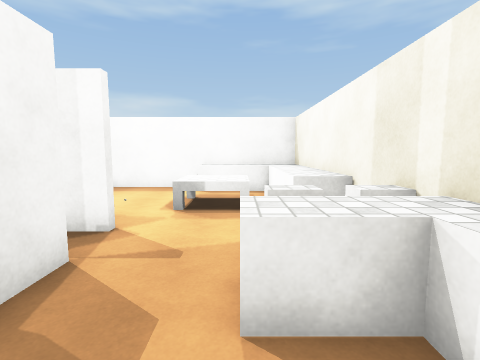
[1] (above)

12 first-person views from a walk through a Unity game level. The camera is 1.5 m above the floor, tilts 6° down and sees 85° across. The floor is counted in squares, 1 m on a side. Each view is taken from the middle of a square. On the plan, view 1 faces up. The plan holds only what a view shows up to about 14 squares ahead; the rest is blank. Surface patterns are stand-ins for the level's own textures.

[2]
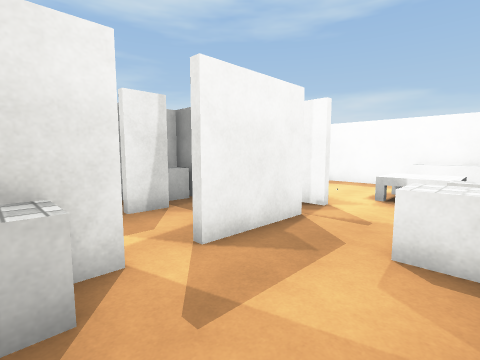

[3]
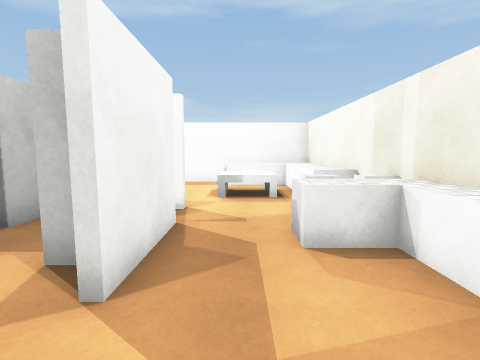

[4]
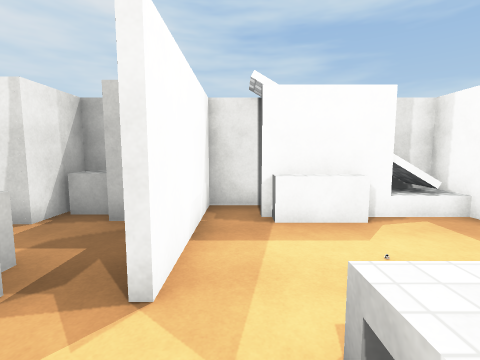

[5]
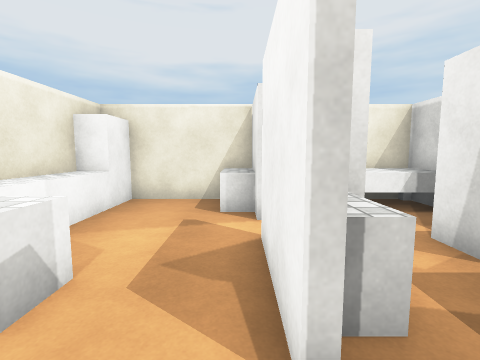

[6]
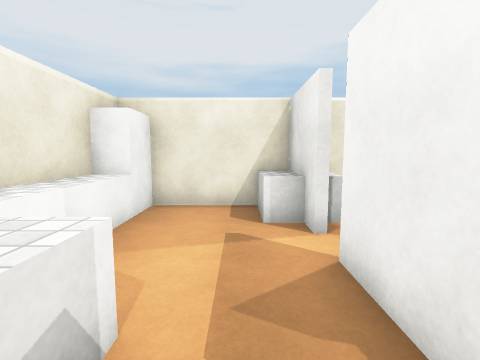

[7]
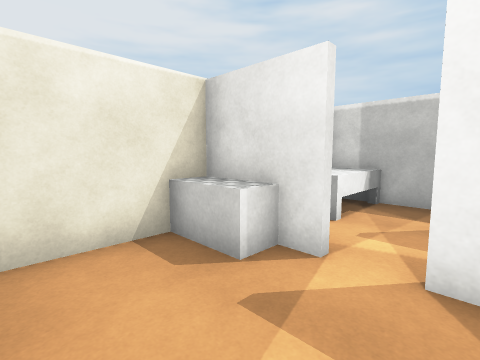

[8]
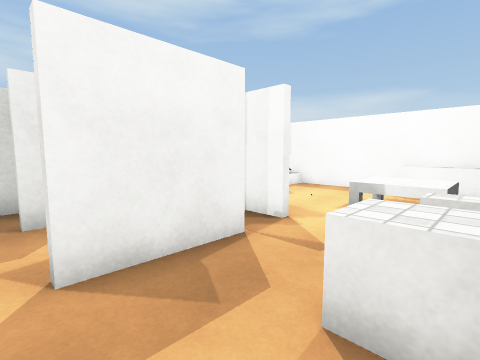

[9]
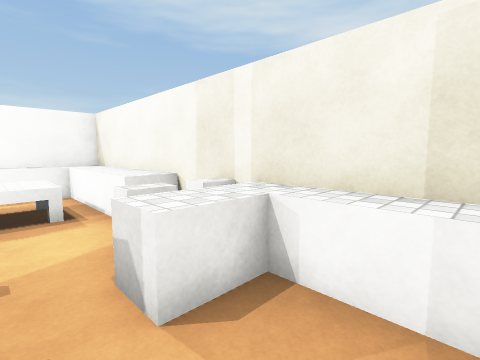

[10]
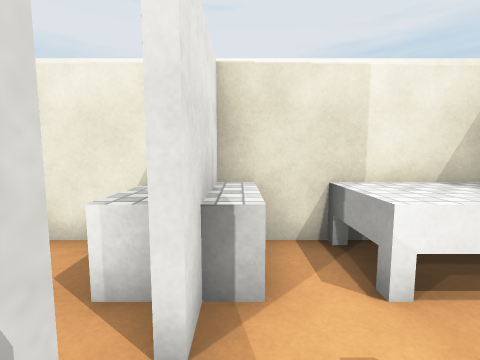

[11]
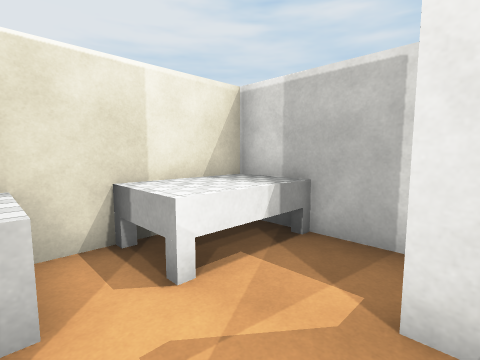

[12]
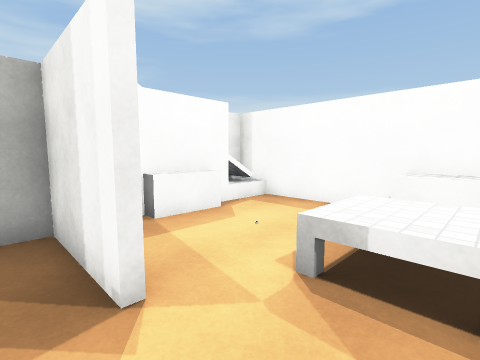

### Floor plan
Key: @ floor where view 1 was taken; # wall or solid block; . floor; ^ raised ledge; B white block; C white cube; O other object.
Columns run from 7 left of view 1 to 3 right of it. Each row starts with its distance up from view 1.
 12 ########
 11 #O....^^^^
 10 ##....^^^^
  9  #....^^^^
  8  #...^^^^^
  7 ##....^^^^
  6 #.......^^
  5 #####.....#
  4 BB......BB
  3 BB..^#.BB#
  2 CC..^#.BBB
  1 ##...#...^
  0 #......@.^
 -1 #....#...^
 -2 ^^^.BB...B
 -3 ^^^#BB###B

Where each view was taken, in squares from view 1:
view 1: 0 up, 0 right, facing up
view 2: 2 down, 1 right, facing up-left
view 3: 2 down, 1 left, facing up
view 4: 6 up, 0 right, facing left
view 5: 5 up, 2 left, facing down
view 6: 4 up, 1 left, facing down
view 7: 1 up, 1 right, facing down-left
view 8: 0 up, 1 right, facing up-left
view 9: 0 up, 1 left, facing up-right
view 10: 1 up, 3 left, facing down
view 11: 1 up, 3 left, facing down-left
view 12: 4 up, 0 right, facing up-left
